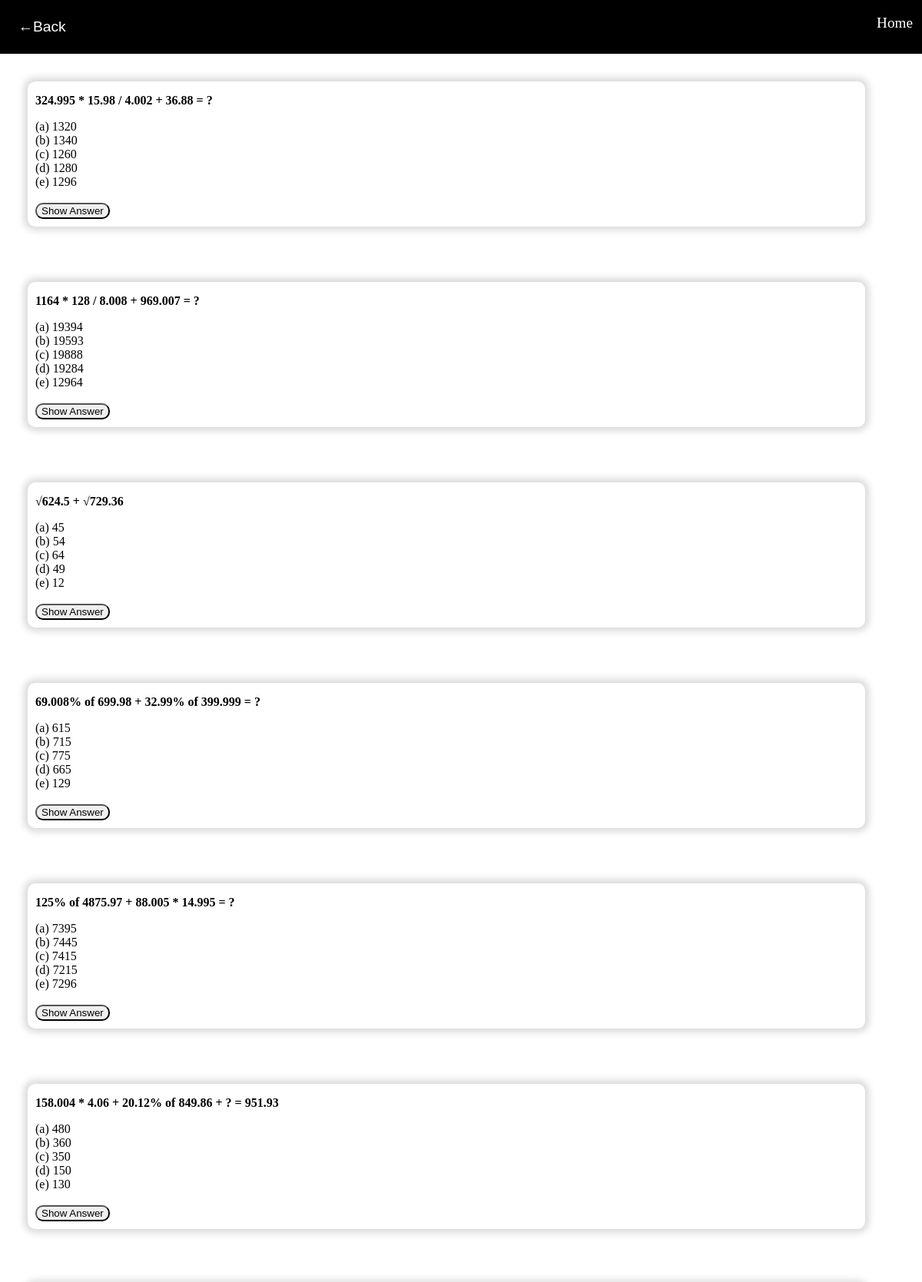
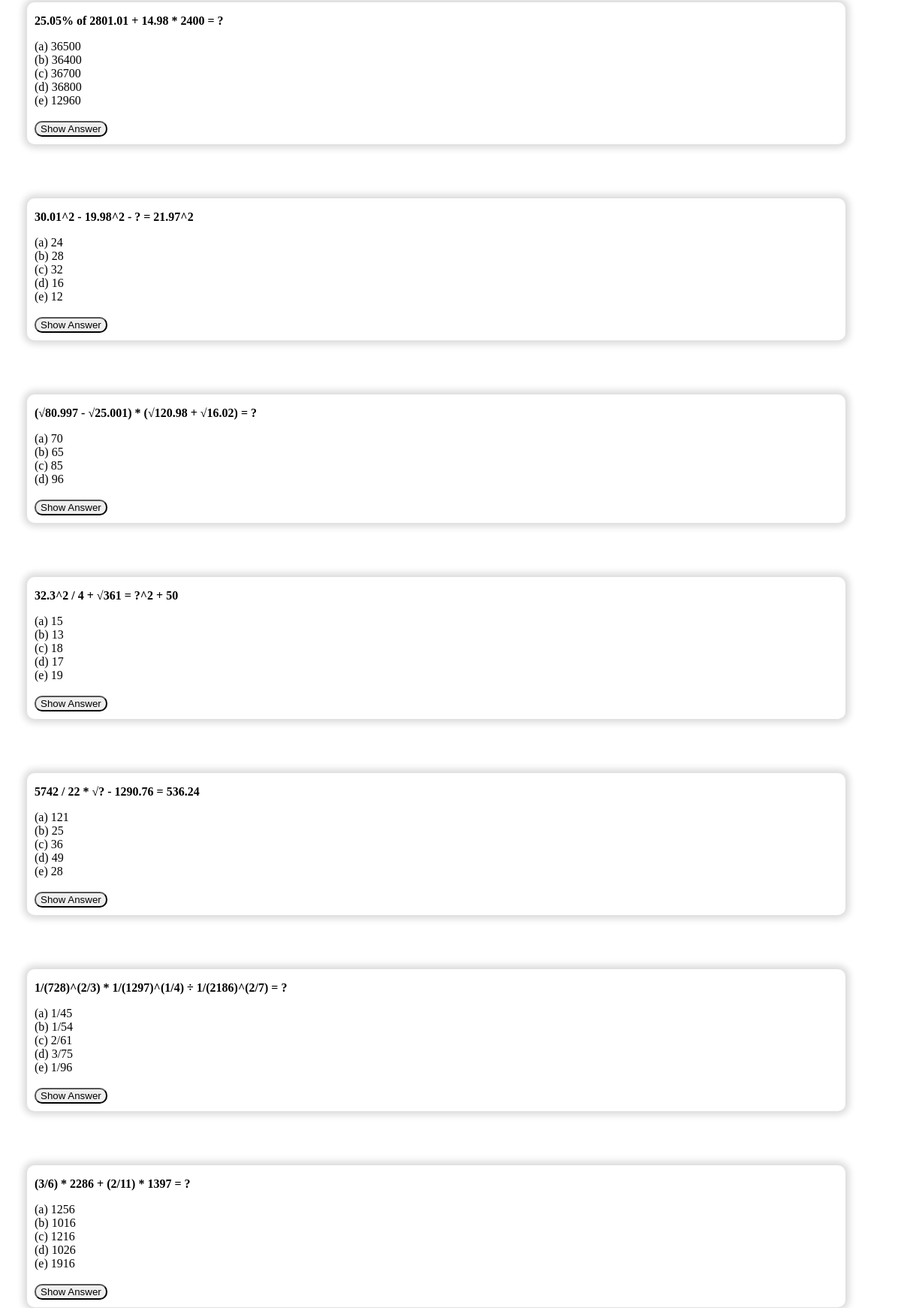
/quants/APPROXIMATION (upper part), run on the app's committed database (2 pictures, top to bottom).
### aptitudes/models.py (models this page shows, shortened)
class aptitude(models.Model):
    category = models.TextField()
    topic = models.TextField()
    question = models.TextField()
    option1 = models.TextField(null=True)
    option2 = models.TextField(null=True)
    option3 = models.TextField(null=True)
    option4 = models.TextField(null=True)
    option5 = models.TextField(null=True)
    answer = models.TextField()

### aptitude/views.py (the view)
# urls.py: path('quants/<str:topic_name>',views.questions,name='quants_questions'),
def questions(request,topic_name):
    a = aptitude.objects.filter(topic=topic_name).values()
    return render(request, "question.html",{'key':a})

### templates/question.html (shortened to what this page needs)
<!DOCTYPE html>
<html lang="en">
<head>
</head>
<body>
    {% include 'header.html' %}
    {% for i in key %}
    <section class="section">
        <p>{{i.question}}</p>
        {% if i.option1 %}
        (a)    {{i.option1}} <br>
        {% endif %}
        {% if i.option2 %}
        (b)    {{i.option2}} <br>
        {% endif %}
        {% if i.option3 %}
        (c)    {{i.option3}} <br>
        {% endif %}
        {% if i.option4 %}
        (d)    {{i.option4}} <br>
        {% endif %}
        {% if i.option5 %}
        (e)    {{i.option5}} <br>
        {% endif %} <br>
        <input class="showAnswer" id="showAnswer{{i.id}}" type="button" value="Show Answer" onclick="showAnswer({{i.id}})">
        <br>
    </section>
    {% endfor %}
</body>
</html>

### templates/question.html (style rules this page uses)
body { margin: 0; }
.section { padding: 0px 0px 5px 10px; text-align: left; background-color: #ffffff; width: 90%; float: left; margin: 3%; border-radius: 10px; box-shadow: 0px 0px 10px 5px rgb(218, 218, 218); }
input { border-radius: 10px; margin-bottom: 5px; }
p { font-weight:bold; }

### data on the page
aptitude: question "324.995 * 15.98 / 4.002 + 36.88 = ?", option1 "1320", option2 "1340", option3 "1260", option4 "1280", option5 "1296"
aptitude: question "1164 * 128 / 8.008 + 969.007 = ?", option1 "19394", option2 "19593", option3 "19888", option4 "19284", option5 "12964"
aptitude: question "√624.5 + √729.36", option1 "45", option2 "54", option3 "64", option4 "49", option5 "12"
aptitude: question "69.008% of 699.98 + 32.99% of 399.999 = ?", option1 "615", option2 "715", option3 "775", option4 "665", option5 "129"
aptitude: question "125% of 4875.97 + 88.005 * 14.995 = ?", option1 "7395", option2 "7445", option3 "7415", option4 "7215", option5 "7296"
aptitude: question "158.004 * 4.06 + 20.12% of 849.86 + ? = 951.93", option1 "480", option2 "360", option3 "350", option4 "150", option5 "130"
aptitude: question "25.05% of 2801.01 + 14.98 * 2400 = ?", option1 "36500", option2 "36400", option3 "36700", option4 "36800", option5 "12960"
aptitude: question "30.01^2 - 19.98^2 - ? = 21.97^2", option1 "24", option2 "28", option3 "32", option4 "16", option5 "12"
aptitude: question "(√80.997 - √25.001) * (√120.98 + √16.02) = ?", option1 "70", option2 "65", option3 "85", option4 "96"
aptitude: question "32.3^2 / 4 + √361 = ?^2 + 50", option1 "15", option2 "13", option3 "18", option4 "17", option5 "19"
aptitude: question "5742 / 22 * √? - 1290.76 = 536.24", option1 "121", option2 "25", option3 "36", option4 "49", option5 "28"
aptitude: question "1/(728)^(2/3) * 1/(1297)^(1/4) ÷ 1/(2186)^(2/7) = ?", option1 "1/45", option2 "1/54", option3 "2/61", option4 "3/75", option5 "1/96"
aptitude: question "(3/6) * 2286 + (2/11) * 1397 = ?", option1 "1256", option2 "1016", option3 "1216", option4 "1026", option5 "1916"
